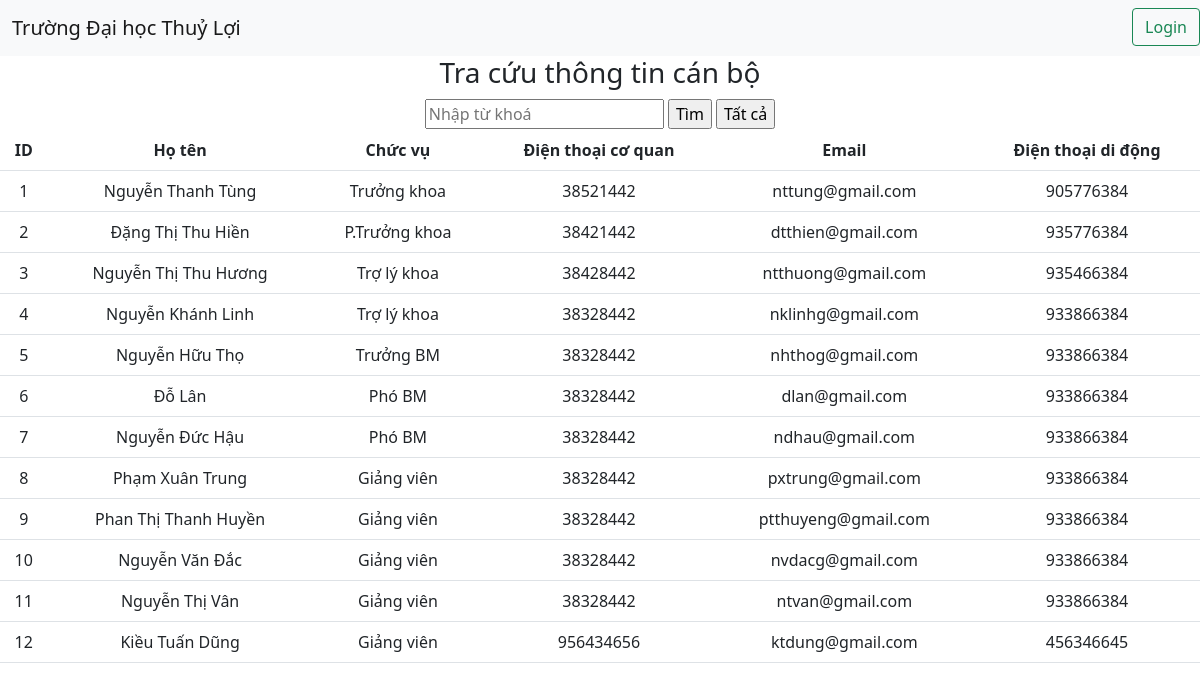
The page / on the database its author committed.
### tables this page shows
CREATE TABLE `canbo` (
  `id` int(11) NOT NULL,
  `id_Dvi` int(11) DEFAULT NULL,
  `ten` varchar(50) NOT NULL,
  `chucvu` varchar(50) NOT NULL,
  `sdtCoquan` int(11) NOT NULL,
  `sdt` int(11) NOT NULL,
  `email` varchar(50) NOT NULL
);

### index.php (the view, shortened to what this page needs)
<?php
    include("admin/config/db.php");
    include("template/header.php");
?>
    <a class="btnLogin" href="admin/login.php">
        <button class="btn btn-outline-success">Login</button>
    </a>
    <section class="main">
        <h3>Tra cứu thông tin cán bộ</h3>
        <?php
            if(isset($_GET["search"]) && !empty($_GET["search"])){
                $key = addslashes($_GET["search"]);
                $sql = "select * from canbo where id like '%$key%' or ten like '%$key%'
                or chucvu like '%$key%' or sdtCoquan like '%$key%' or email like '%$key%' or sdt like '%$key%' order by id";
            }
            else {
                $sql = "select * from canbo";
            }
            $result = mysqli_query($conn,$sql);
        ?>
        <table class="tblsearch">
            <tr>
                <td>
                    <form action="" method="post">
                        <input type="text" name="seach" placeholder="Nhập từ khoá"
                        value ="<?php if (isset($_GET["search"])) echo $_GET["search"]; ?>">
                        <input type="submit" value="Tìm">
                        <input type="button" value="Tất cả">
                    </form>
                </td>
            </tr>
        </table>
        <table class="table" cellspacing="0" cellpadding="5">
            <tr>
                <th>ID</th>
                <th>Họ tên</th>
                <th>Chức vụ</th>
                <th>Điện thoại cơ quan</th>
                <th>Email</th>
                <th>Điện thoại di động</th>
            </tr>
            <?php
                while($row = mysqli_fetch_assoc($result)) {
                    $id = $row["id"];
                    $ten = $row["ten"];
                    $chucvu = $row["chucvu"];
                    $dtCq = $row["sdtCoquan"];
                    $email = $row["email"];
                    $sdt = $row["sdt"];
                    echo '<tr>';
                    echo "<td>$id</td>";
                    echo "<td>$ten</td>";
                    echo "<td>$chucvu</td>";
                    echo "<td>$dtCq</td>";
                    echo "<td>$email</td>";
                    echo "<td>$sdt</td>";
                    echo '</tr>';
                }
            ?>
        </table>
    </section>
<?php include 'template/footer.php'?>

### template/header.php (shortened to what this page needs)
<!DOCTYPE html>
<html lang="en">
<head>
    <link href="https://cdn.jsdelivr.net/npm/bootstrap@5.0.2/dist/css/bootstrap.min.css" rel="stylesheet">
    <link rel="stylesheet" href="style.css">
</head>
<body>
    <nav class="navbar navbar-expand-lg navbar-light bg-light">
        <div class="container-fluid">
            <a class="navbar-brand" href="#">Trường Đại học Thuỷ Lợi</a>
        </div>
    </nav>

### template/footer.php (shortened to what this page needs)
</body>
</html>

### style.css (style rules this page uses)
.container-fluid { display: flex; justify-content: space-between; }
.main { text-align: center; }
.main .tblsearch { margin: 0 auto; }
body a.btnLogin { position: absolute; top: .5rem; right: 0; }

### rows shown on the page
canbo: id "1", ten "Nguyễn Thanh Tùng", chucvu "Trưởng khoa", sdtCoquan "38521442", email "nttung@gmail.com", sdt "905776384"
canbo: id "2", ten "Đặng Thị Thu Hiền", chucvu "P.Trưởng khoa", sdtCoquan "38421442", email "dtthien@gmail.com", sdt "935776384"
canbo: id "3", ten "Nguyễn Thị Thu Hương", chucvu "Trợ lý khoa", sdtCoquan "38428442", email "ntthuong@gmail.com", sdt "935466384"
canbo: id "4", ten "Nguyễn Khánh Linh", chucvu "Trợ lý khoa", sdtCoquan "38328442", email "nklinhg@gmail.com", sdt "933866384"
canbo: id "5", ten "Nguyễn Hữu Thọ", chucvu "Trưởng BM", sdtCoquan "38328442", email "nhthog@gmail.com", sdt "933866384"
canbo: id "6", ten "Đỗ Lân", chucvu "Phó BM", sdtCoquan "38328442", email "dlan@gmail.com", sdt "933866384"
canbo: id "7", ten "Nguyễn Đức Hậu", chucvu "Phó BM", sdtCoquan "38328442", email "ndhau@gmail.com", sdt "933866384"
canbo: id "8", ten "Phạm Xuân Trung", chucvu "Giảng viên", sdtCoquan "38328442", email "pxtrung@gmail.com", sdt "933866384"
canbo: id "9", ten "Phan Thị Thanh Huyền", chucvu "Giảng viên", sdtCoquan "38328442", email "ptthuyeng@gmail.com", sdt "933866384"
canbo: id "10", ten "Nguyễn Văn Đắc", chucvu "Giảng viên", sdtCoquan "38328442", email "nvdacg@gmail.com", sdt "933866384"
canbo: id "11", ten "Nguyễn Thị Vân", chucvu "Giảng viên", sdtCoquan "38328442", email "ntvan@gmail.com", sdt "933866384"
canbo: id "12", ten "Kiều Tuấn Dũng", chucvu "Giảng viên", sdtCoquan "956434656", email "ktdung@gmail.com", sdt "456346645"
